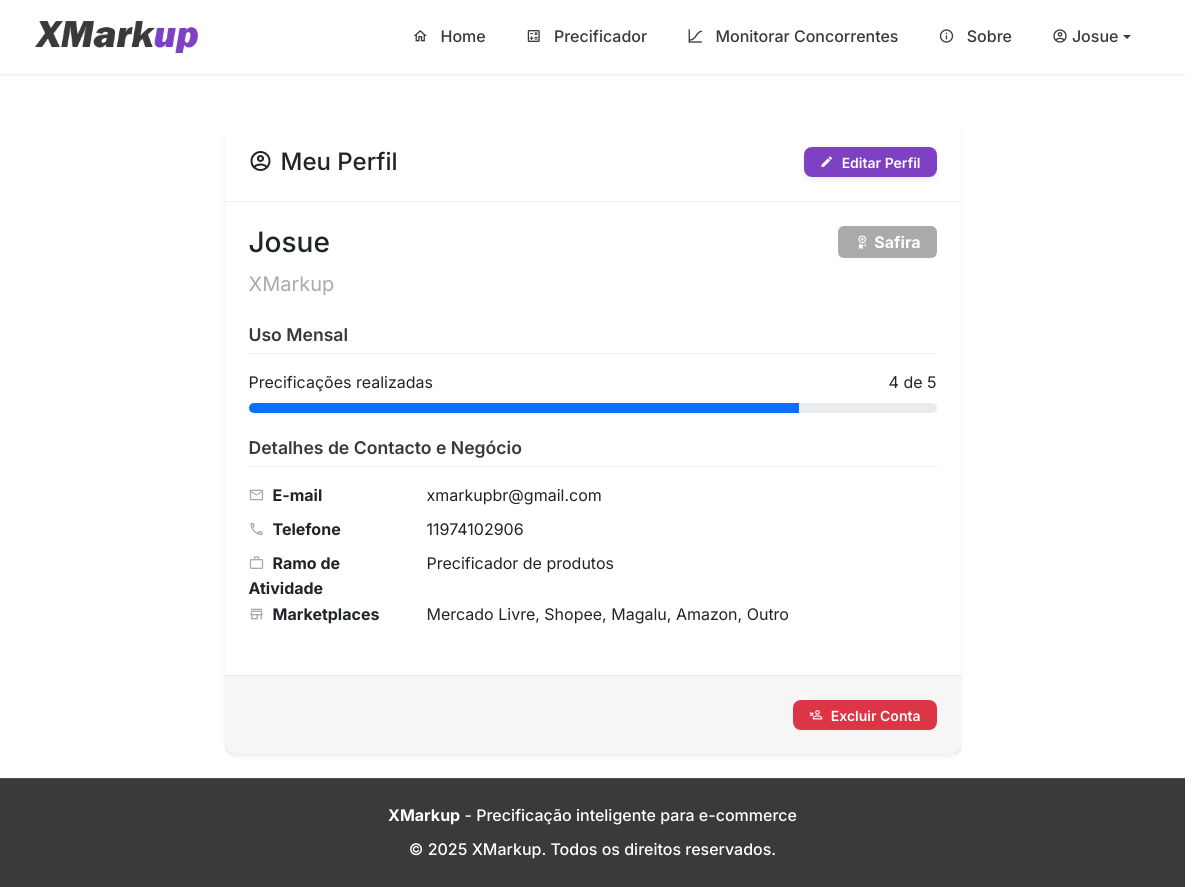
Screenshot of /perfil (signed in) with the database file from the repository.
### tables this page shows
CREATE TABLE users (
            id INTEGER PRIMARY KEY AUTOINCREMENT,
            email TEXT UNIQUE NOT NULL,
            password TEXT NOT NULL,
            nome_completo TEXT,
            empresa TEXT,
            telefone TEXT,
            ramo_atividade TEXT,
            marketplaces TEXT,
            is_admin BOOLEAN NOT NULL DEFAULT 0,
            
            -- COLUNAS DE GESTÃO DE CLIENTES --
            status_cliente TEXT NOT NULL DEFAULT 'Safira',
            precificacao_limit INTEGER NOT NULL DEFAULT 5,
            limit_reset_date TIMESTAMP,

            -- COLUNAS DE CONFIGURAÇÃO --
            default_margem REAL DEFAULT 0.0,
            default_comissao_site REAL DEFAULT 0.0,
            default_frete_site REAL DEFAULT 0.0,
            default_comissao_ml REAL DEFAULT 0.0,
            default_frete_ml REAL DEFAULT 0.0,
            default_comissao_shopee REAL DEFAULT 0.0,
            default_frete_shopee REAL DEFAULT 0.0,
            
            -- NOVAS COLUNAS PARA EXCLUSÃO DE CONTA --
            is_deleted BOOLEAN NOT NULL DEFAULT 0,
            deleted_at TIMESTAMP,
            delete_reason TEXT
        );

### app.py (the view)
@app.route('/perfil')
@login_required
def perfil():
    db = get_db()
    user_data = db.execute(
        'SELECT * FROM users WHERE id = ?', (current_user.id,)
    ).fetchone()
    uso_recente = get_user_usage(db, current_user.id, user_data['limit_reset_date'])
    return render_template(
        'perfil.html',
        user=user_data,
        uso_recente=uso_recente
    )

### app.py (called while the page is built, shortened)
def get_user_usage(db, user_id, last_reset_date=None):
    start_date = datetime.now() - timedelta(days=30)
    count = db.execute(
        "SELECT COUNT(id) FROM precificacoes WHERE user_id = ? AND criado_em > ?",
        (user_id, start_date)
    ).fetchone()[0]
    return count

@login_manager.user_loader
def load_user(user_id):
    db = get_db()
    user_data = db.execute('SELECT * FROM users WHERE id = ?', (user_id,)).fetchone()
    if user_data:
        keys = user_data.keys()
        return User(
            id=user_data['id'],
            email=user_data['email'],
            password=user_data['password'],
            nome_completo=user_data['nome_completo'],
            is_admin=user_data['is_admin'] if 'is_admin' in keys else False,
            status_cliente=user_data['status_cliente'] if 'status_cliente' in keys else 'Safira',
            precificacao_limit=user_data['precificacao_limit'] if 'precificacao_limit' in keys else 5,
            limit_reset_date=user_data['limit_reset_date'] if 'limit_reset_date' in keys else None
        )
    return None

### database.py (called while the page is built)
def get_db():
    if 'db' not in g:
        g.db = sqlite3.connect(DATABASE_NAME)
        g.db.row_factory = sqlite3.Row
    return g.db

### templates/perfil.html (shortened to what this page needs)
{% extends 'base.html' %}
{% block content %}
<div class="container mt-4">
    <div class="row justify-content-center">
        <div class="col-lg-8">
            <div class="card shadow-sm">
                <div class="card-header d-flex justify-content-between align-items-center">
                    <h4 class="mb-0"><span class="mdi mdi-account-circle-outline me-2"></span>Meu Perfil</h4>
                    <a href="{{ url_for('editar_perfil') }}" class="btn btn-sm btn-primary">
                        <span class="mdi mdi-pencil me-1"></span>Editar Perfil
                    </a>
                </div>
                <div class="card-body p-4">
                    <div class="d-flex justify-content-between align-items-start mb-4">
                        <div>
                            <h3>{{ user.nome_completo }}</h3>
                            <p class="text-muted fs-5 mb-0">{{ user.empresa or 'Empresa não informada' }}</p>
                        </div>
                        <div>
                            {% set status_color = 'secondary' %}
                            {% if user.status_cliente == 'Esmeralda' %}{% set status_color = 'success' %}{% endif %}
                            {% if user.status_cliente == 'Diamante' %}{% set status_color = 'primary' %}{% endif %}
                            <span class="badge bg-{{ status_color }} fs-6 px-3 py-2">
                                <span class="mdi mdi-seal-variant me-1"></span>{{ user.status_cliente }}
                            </span>
                        </div>
                    </div>
                    <div class="mb-4">
                        <h5 class="form-section-title">Uso Mensal</h5>
                        <div class="d-flex justify-content-between">
                            <span>Precificações realizadas</span>
                            <span>{{ uso_recente }} de {{ user.precificacao_limit }}</span>
                        </div>
                        <div class="progress mt-2" style="height: 10px;">
                            {% set usage_percent = (uso_recente / user.precificacao_limit * 100)|int %}
                            <div class="progress-bar" role="progressbar" style="width: {{ usage_percent }}%;" aria-valuenow="{{ uso_recente }}" aria-valuemin="0" aria-valuemax="{{ user.precificacao_limit }}"></div>
                        </div>
                    </div>
                    <h5 class="form-section-title mt-4">Detalhes de Contacto e Negócio</h5>
                    <dl class="row mt-3">
                        <dt class="col-sm-4 col-lg-3"><span class="mdi mdi-email-outline me-2 text-muted"></span>E-mail</dt>
                        <dd class="col-sm-8 col-lg-9">{{ user.email }}</dd>
                        <dt class="col-sm-4 col-lg-3"><span class="mdi mdi-phone-outline me-2 text-muted"></span>Telefone</dt>
                        <dd class="col-sm-8 col-lg-9">{{ user.telefone or 'Não informado' }}</dd>
                        <dt class="col-sm-4 col-lg-3"><span class="mdi mdi-briefcase-outline me-2 text-muted"></span>Ramo de Atividade</dt>
                        <dd class="col-sm-8 col-lg-9">{{ user.ramo_atividade or 'Não informado' }}</dd>
                        <dt class="col-sm-4 col-lg-3"><span class="mdi mdi-store-outline me-2 text-muted"></span>Marketplaces</dt>
                        <dd class="col-sm-8 col-lg-9">{{ user.marketplaces.replace(',', ', ') if user.marketplaces else 'Não informado' }}</dd>
                    </dl>
                </div>
                <div class="card-footer bg-light text-end">
                    <button type="button" class="btn btn-sm btn-danger" data-bs-toggle="modal" data-bs-target="#deleteAccountModal">
                        <span class="mdi mdi-account-remove-outline me-1"></span>Excluir Conta
                    </button>
                </div>
            </div>
        </div>
    </div>
</div>
{% endblock %}

### templates/base.html (shortened to what this page needs)
<!DOCTYPE html>
<html lang="pt-br">
<head>
    <link href="https://cdn.jsdelivr.net/npm/bootstrap@5.3.3/dist/css/bootstrap.min.css" rel="stylesheet">
    <link rel="stylesheet" href="https://cdn.jsdelivr.net/npm/@mdi/font@7.4.47/css/materialdesignicons.min.css">
    <link rel="stylesheet" href="{{ url_for('static', filename='css/style.css') }}">
</head>
<body>
    <nav class="navbar navbar-expand-lg sticky-top">
        <div class="container">
            <a class="navbar-brand d-flex align-items-center" href="{{ url_for('home') }}">
                <img src="{{ url_for('static', filename='logo.png') }}" alt="XMarkup Logo" height="32" class="me-2">
            </a>
            <div class="collapse navbar-collapse" id="navbarNav">
                <ul class="navbar-nav ms-auto">
                    <li class="nav-item">
                        <a class="nav-link {% if request.endpoint == 'home' %}active{% endif %}"
                           href="{{ url_for('home') }}">
                            <span class="mdi mdi-home-outline"></span>
                            Home
                        </a>
                    </li>
                    {% if current_user.is_authenticated %}
                    <li class="nav-item">
                        <a class="nav-link {% if request.endpoint == 'precificador' %}active{% endif %}"
                           href="{{ url_for('precificador') }}">
                            <span class="mdi mdi-calculator-variant-outline"></span>
                            Precificador
                        </a>
                    </li>
                    <li class="nav-item">
                        <a class="nav-link {% if request.endpoint == 'competitor_monitor' %}active{% endif %}"
                           href="{{ url_for('competitor_monitor') }}">
                            <span class="mdi mdi-chart-bell-curve-cumulative"></span>
                            Monitorar Concorrentes
                        </a>
                    </li>
                    {% endif %}
                    <li class="nav-item">
                        <a class="nav-link {% if request.endpoint == 'sobre' %}active{% endif %}"
                           href="{{ url_for('sobre') }}">
                            <span class="mdi mdi-information-outline"></span>
                            Sobre
                        </a>
                    </li>
                    {% if current_user.is_authenticated %}
                        <li class="nav-item dropdown">
                            <a class="nav-link dropdown-toggle d-flex align-items-center" href="#" id="navbarDropdown"
                               role="button" data-bs-toggle="dropdown" aria-expanded="false">
                                <span class="mdi mdi-account-circle-outline me-1"></span>
                                {{ current_user.nome_completo.split(' ')[0] }}
                            </a>
                        </li>
                    {% endif %}
                </ul>
            </div>
        </div>
    </nav>
    <main class="py-4">
        {% block content %}{% endblock %}
    </main>
    <footer class="text-center">
        <div class="container">
            <div class="row">
                <div class="col-md-12">
                    <p class="mb-2">
                        <strong>XMarkup</strong> - Precificação inteligente para e-commerce
                    </p>
                    <p class="mb-0">
                        &copy; {{ moment().format('YYYY') if moment else '2025' }} XMarkup. Todos os direitos reservados.
                    </p>
                </div>
            </div>
        </div>
    </footer>
</body>
</html>

### static/css/style.css (style rules this page uses)
:root { --color-dark-gray: #3a3a3a; --color-light-gray: #aaaaaa; --color-purple: #7e41c4; --color-white: #FFFFFF; --color-purple-hover: #6a3aa0; --color-purple-light: rgba(126, 65, 196, 0.1); --color-gray-light: rgba(170, 170, 170, 0.1); --font-family-primary: 'Inter', -apple-system, BlinkMacSystemFont, 'Segoe UI', Roboto, sans-serif; --font-weight-normal: 400; --font-weight-medium: 500; --font-weight-semibold: 600; --font-weight-bold: 700; --spacing-xs: 0.25rem; --spacing-sm: 0.5rem; --spacing-md: 1rem; --spacing-lg: 1.5rem; --spacing-xl: 2rem; --spacing-xxl: 3rem; --border-radius-sm: 0.375rem; --border-radius-md: 0.5rem; --border-radius-lg: 0.75rem; --border-radius-xl: 1rem; --shadow-sm: 0 1px 2px 0 rgba(58, 58, 58, 0.05); --shadow-md: 0 4px 6px -1px rgba(58, 58, 58, 0.1); --shadow-lg: 0 10px 15px -3px rgba(58, 58, 58, 0.1); --shadow-xl: 0 20px 25px -5px rgba(58, 58, 58, 0.1); }
* { box-sizing: border-box; }
html { scrollbar-gutter: stable; scroll-behavior: smooth; }
body { font-family: var(--font-family-primary); background-color: var(--color-white); color: var(--color-dark-gray); line-height: 1.6; font-weight: var(--font-weight-normal); min-height: 100vh; display: flex; flex-direction: column; }
main { flex: 1; }
.navbar { background-color: var(--color-white) !important; border-bottom: 1px solid rgba(170, 170, 170, 0.2); box-shadow: var(--shadow-sm); padding: var(--spacing-md) 0; }
.navbar-brand { font-weight: var(--font-weight-bold); color: var(--color-dark-gray) !important; font-size: 1.5rem; }
.navbar-nav .nav-link { color: var(--color-dark-gray) !important; font-weight: var(--font-weight-medium); padding: var(--spacing-sm) var(--spacing-md) !important; margin: 0 var(--spacing-xs); border-radius: var(--border-radius-md); transition: all 0.3s ease; }
.btn { font-weight: var(--font-weight-semibold); border-radius: var(--border-radius-md); padding: var(--spacing-sm) var(--spacing-lg); transition: all 0.3s ease; border: none; text-decoration: none; display: inline-flex; align-items: center; justify-content: center; gap: var(--spacing-xs); }
.btn-primary { background-color: var(--color-purple); color: var(--color-white); box-shadow: var(--shadow-md); }
.btn-sm { padding: var(--spacing-xs) var(--spacing-md); font-size: 0.875rem; }
.card { border: none; border-radius: var(--border-radius-lg); box-shadow: var(--shadow-md); background-color: var(--color-white); transition: all 0.3s ease; }
.card-header { background-color: var(--color-white); border-bottom: 1px solid rgba(170, 170, 170, 0.2); padding: var(--spacing-lg); border-radius: var(--border-radius-lg) var(--border-radius-lg) 0 0; }
.card-body { padding: var(--spacing-lg); }
.card-footer { background-color: rgba(170, 170, 170, 0.05); border-top: 1px solid rgba(170, 170, 170, 0.2); padding: var(--spacing-lg); border-radius: 0 0 var(--border-radius-lg) var(--border-radius-lg); }
.mdi { margin-right: var(--spacing-sm); }
.text-muted { color: var(--color-light-gray) !important; }
.bg-secondary { background-color: var(--color-light-gray) !important; }
.bg-light { background-color: rgba(170, 170, 170, 0.1) !important; }
footer { background-color: var(--color-dark-gray); color: var(--color-white); padding: var(--spacing-lg) 0; margin-top: auto; border-top: 1px solid rgba(170, 170, 170, 0.2); }
footer p { margin: 0; font-weight: var(--font-weight-medium); }
.form-section-title { font-size: 1.1rem; color: var(--color-dark-gray); margin-bottom: var(--spacing-md); border-bottom: 1px solid rgba(170, 170, 170, 0.2); padding-bottom: var(--spacing-sm); font-weight: var(--font-weight-semibold); }

### rows the page displays
users: nome_completo "Josue", empresa "XMarkup", status_cliente "Safira", precificacao_limit "5", email "xmarkupbr@gmail.com", telefone "11974102906", ramo_atividade "Precificador de produtos", marketplaces "Mercado Livre, Shopee, Magalu, Amazon, Outro"

### other values shown
{{ uso_recente }} "4"
{{ moment().format('YYYY') if moment else '2025' }} "2025"
